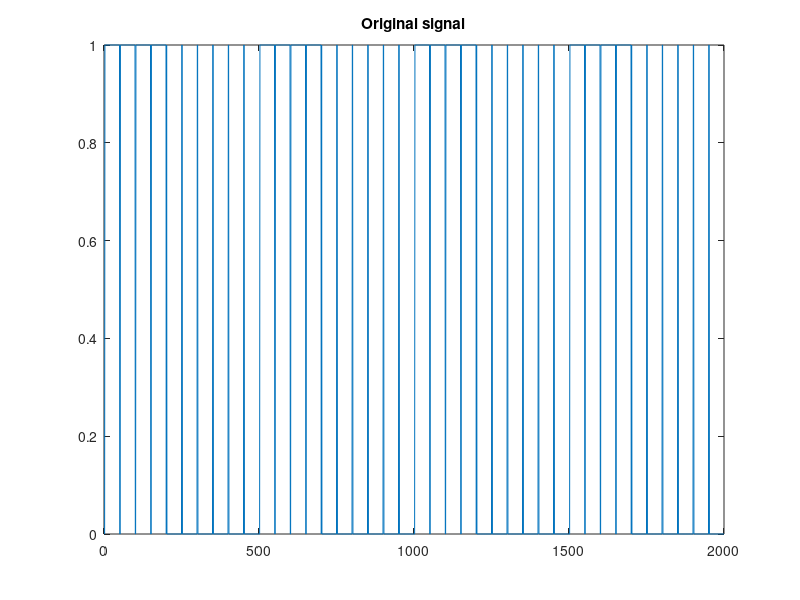

Write the MATLAB code that produced this figure.
% Diff.m - Problem 5.39 - p 285 Blandford and Parr
% This m-file generates a simulated mixed horizontal and
% vertical synchronization signal similar to that used in TV.
i = 0;
while i < 2000 % This loop generates horizontal synch
  if (mod(i, 50) == 0) % pulses
    x(i+1) = 1;
    x(i+2) = 1;
    i = i + 2;
  else
    x(i+1) = 0;
    i = i + 1;
  end
end
i = 0;
while (i < 2000) % This loop inverts selected
  if(mod(i, 500) == 0) % horizontal pulses to simulate
    for j = i:i+200 % vertical synch pulses,
      if(x(j+1) == 0)
        x (j+1) = 1;
      else
        x(j+1) = 0;
      end
    end
    i = i + 200;
  end
  i = i + 1;
end
% Plot the signal
figure();
plot(x);
title('Original signal');